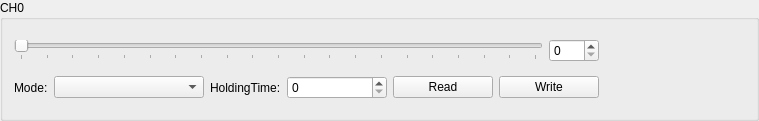
             <widget class="QGroupBox" name="groupBox">
              <property name="title">
               <string>CH0</string>
              </property>
              <layout class="QVBoxLayout" name="verticalLayout_10">
               <item>
                <layout class="QHBoxLayout" name="horizontalLayout_21">
                 <item>
                  <layout class="QVBoxLayout" name="verticalLayout_2">
                   <item>
                    <layout class="QHBoxLayout" name="horizontalLayout_13">
                     <item>
                      <widget class="QSlider" name="m_ch0Slider">
                       <property name="minimumSize">
                        <size>
                         <width>500</width>
                         <height>0</height>
                        </size>
                       </property>
                       <property name="mouseTracking">
                        <bool>true</bool>
                       </property>
                       <property name="maximum">
                        <number>100</number>
                       </property>
                       <property name="orientation">
                        <enum>Qt::Horizontal</enum>
                       </property>
                       <property name="tickPosition">
                        <enum>QSlider::TicksBelow</enum>
                       </property>
                       <property name="tickInterval">
                        <number>5</number>
                       </property>
                      </widget>
                     </item>
                     <item>
                      <widget class="QSpinBox" name="m_ch0SpinBox">
                       <property name="minimumSize">
                        <size>
                         <width>50</width>
                         <height>0</height>
                        </size>
                       </property>
                       <property name="maximumSize">
                        <size>
                         <width>50</width>
                         <height>16777215</height>
                        </size>
                       </property>
                       <property name="maximum">
                        <number>100</number>
                       </property>
                      </widget>
                     </item>
                    </layout>
                   </item>
                   <item>
                    <layout class="QHBoxLayout" name="horizontalLayout_17">
                     <item>
                      <layout class="QHBoxLayout" name="horizontalLayout_14">
                       <item>
                        <widget class="QLabel" name="m_ch0ModeLabel">
                         <property name="text">
                          <string>Mode:</string>
                         </property>
                        </widget>
                       </item>
                       <item>
                        <widget class="QComboBox" name="m_ch0Mode">
                         <property name="minimumSize">
                          <size>
                           <width>150</width>
                           <height>0</height>
                          </size>
                         </property>
                        </widget>
                       </item>
                      </layout>
                     </item>
                     <item>
                      <layout class="QHBoxLayout" name="horizontalLayout_15">
                       <item>
                        <widget class="QLabel" name="m_ch0PwmHoldingTimeLabel">
                         <property name="text">
                          <string>HoldingTime:</string>
                         </property>
                         <property name="scaledContents">
                          <bool>true</bool>
                         </property>
                         <property name="wordWrap">
                          <bool>false</bool>
                         </property>
                        </widget>
                       </item>
                       <item>
                        <widget class="QSpinBox" name="m_ch0PwmHoldingTime">
                         <property name="minimumSize">
                          <size>
                           <width>100</width>
                           <height>0</height>
                          </size>
                         </property>
                         <property name="maximumSize">
                          <size>
                           <width>100</width>
                           <height>16777215</height>
                          </size>
                         </property>
                         <property name="suffix">
                          <string/>
                         </property>
                         <property name="maximum">
                          <number>255</number>
                         </property>
                        </widget>
                       </item>
                      </layout>
                     </item>
                     <item>
                      <layout class="QHBoxLayout" name="horizontalLayout_16">
                       <item>
                        <widget class="QPushButton" name="m_ch0ReadBtn">
                         <property name="minimumSize">
                          <size>
                           <width>100</width>
                           <height>0</height>
                          </size>
                         </property>
                         <property name="maximumSize">
                          <size>
                           <width>100</width>
                           <height>16777215</height>
                          </size>
                         </property>
                         <property name="text">
                          <string>Read</string>
                         </property>
                        </widget>
                       </item>
                       <item>
                        <widget class="QPushButton" name="m_ch0WriteBtn">
                         <property name="minimumSize">
                          <size>
                           <width>100</width>
                           <height>0</height>
                          </size>
                         </property>
                         <property name="maximumSize">
                          <size>
                           <width>100</width>
                           <height>16777215</height>
                          </size>
                         </property>
                         <property name="text">
                          <string>Write</string>
                         </property>
                        </widget>
                       </item>
                      </layout>
                     </item>
                    </layout>
                   </item>
                  </layout>
                 </item>
                 <item>
                  <spacer name="horizontalSpacer">
                   <property name="orientation">
                    <enum>Qt::Horizontal</enum>
                   </property>
                   <property name="sizeHint" stdset="0">
                    <size>
                     <width>40</width>
                     <height>20</height>
                    </size>
                   </property>
                  </spacer>
                 </item>
                 <item>
                  <layout class="QVBoxLayout" name="verticalLayout_6">
                   <item>
                    <spacer name="verticalSpacer">
                     <property name="orientation">
                      <enum>Qt::Vertical</enum>
                     </property>
                     <property name="sizeHint" stdset="0">
                      <size>
                       <width>20</width>
                       <height>18</height>
                      </size>
                     </property>
                    </spacer>
                   </item>
                   <item>
                    <widget class="switchButton" name="m_ch0Switch" native="true">
                     <property name="minimumSize">
                      <size>
                       <width>100</width>
                       <height>40</height>
                      </size>
                     </property>
                    </widget>
                   </item>
                   <item>
                    <spacer name="verticalSpacer_2">
                     <property name="orientation">
                      <enum>Qt::Vertical</enum>
                     </property>
                     <property name="sizeHint" stdset="0">
                      <size>
                       <width>20</width>
                       <height>18</height>
                      </size>
                     </property>
                    </spacer>
                   </item>
                  </layout>
                 </item>
                </layout>
               </item>
              </layout>
             </widget>
